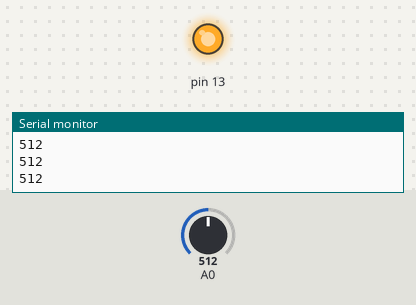
Simulated run of this sketch. Board: Arduino Uno, built with avr-gcc and run on an emulated ATmega328P. Parts: output pins drawn as LEDs (lit = HIGH), the last lines printed to the serial monitor. Inputs (shaded band) come from the test bench; at power-on: A0 = 512.

Above: at 1.2 s.
1.3 s: A0 set to 789
2.8 s: A0 set to 808
At 3.1 s:
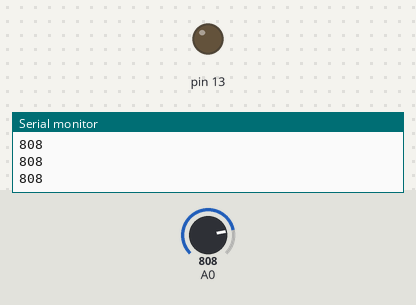
4.3 s: A0 set to 790
At 5.5 s:
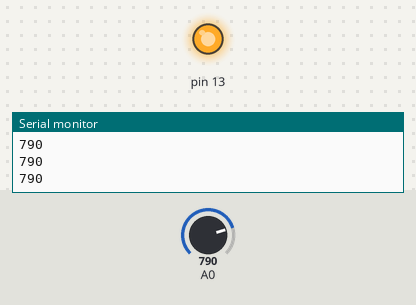
5.8 s: A0 set to 810
At 6.9 s:
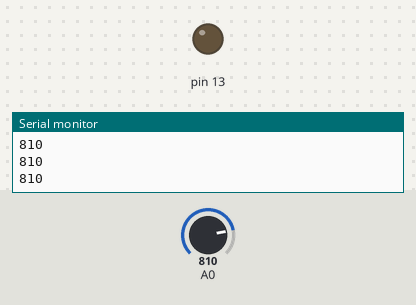
Timing chart, 0 to 8.3 s (numbered marks = the images above; inputs shaded):
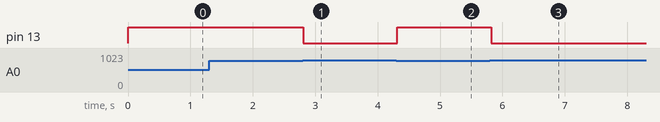

Measured:
- the behaviour switches between 799 and 800 on A0 (found by bisection; images 0 and 1)
- after the input at 2.8 s, pin 13: HIGH → LOW at once
- after the input at 4.3 s, pin 13: LOW → HIGH at once
- after the input at 5.8 s, pin 13: HIGH → LOW at once

The sketch:

Illumination.ino
```cpp
void setup() {
  // put your setup code here, to run once:
  Serial.begin(9600);
  pinMode(13, OUTPUT);
}

void loop() {
  // put your main code here, to run repeatedly:

  int value = analogRead(A0);
  Serial.println(value);
  if(value < 800){
    digitalWrite(13, HIGH);
  }else{
    digitalWrite(13, LOW);
  }
//  analogWrite(9,value/8);
  delay(100);
}
```
